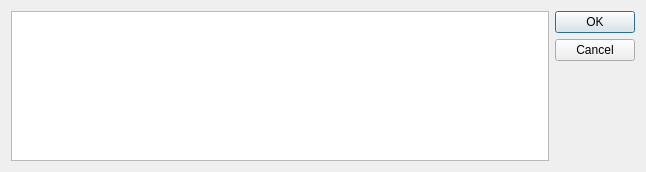
<?xml version="1.0" encoding="UTF-8"?>
<ui version="4.0">
 <class>TsSelectDialog</class>
 <widget class="QDialog" name="TsSelectDialog">
  <property name="geometry">
   <rect>
    <x>0</x>
    <y>0</y>
    <width>646</width>
    <height>172</height>
   </rect>
  </property>
  <property name="windowTitle">
   <string>Select .ts file</string>
  </property>
  <layout class="QHBoxLayout" name="horizontalLayout">
   <item>
    <widget class="QListWidget" name="list"/>
   </item>
   <item>
    <widget class="QDialogButtonBox" name="buttonBox">
     <property name="orientation">
      <enum>Qt::Vertical</enum>
     </property>
     <property name="standardButtons">
      <set>QDialogButtonBox::Cancel|QDialogButtonBox::Ok</set>
     </property>
    </widget>
   </item>
  </layout>
 </widget>
 <resources/>
 <connections>
  <connection>
   <sender>buttonBox</sender>
   <signal>accepted()</signal>
   <receiver>TsSelectDialog</receiver>
   <slot>accept()</slot>
   <hints>
    <hint type="sourcelabel">
     <x>248</x>
     <y>254</y>
    </hint>
    <hint type="destinationlabel">
     <x>157</x>
     <y>274</y>
    </hint>
   </hints>
  </connection>
  <connection>
   <sender>buttonBox</sender>
   <signal>rejected()</signal>
   <receiver>TsSelectDialog</receiver>
   <slot>reject()</slot>
   <hints>
    <hint type="sourcelabel">
     <x>316</x>
     <y>260</y>
    </hint>
    <hint type="destinationlabel">
     <x>286</x>
     <y>274</y>
    </hint>
   </hints>
  </connection>
 </connections>
</ui>
